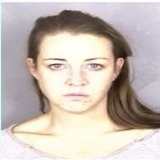
#> input picture dataset/narkoba/1 - Copy.png, 160 x 160 px; its folder holds only this picture in this run
$ python script_train.py   (older library calls are emulated)
#> lines starting #> are read from the running program, lines starting #| are printed output that depends on the picture
import os
import numpy as np
from skimage.io import imread
from skimage.color import rgb2gray
from skimage.feature import graycomatrix, graycoprops
from sklearn.preprocessing import StandardScaler, LabelEncoder
from sklearn.model_selection import train_test_split, GridSearchCV
from sklearn.neighbors import KNeighborsClassifier
from sklearn.metrics import accuracy_score, classification_report, confusion_matrix
import seaborn as sns
import matplotlib.pyplot as plt
import joblib

def extract_glcm_features(image_path):
#> called with image_path = 'dataset/narkoba/1 - Copy.png'
    image = imread(image_path)
#> image is the input picture: shape (160, 160, 3); mean R, G, B 199.1, 188.3, 180.5
    if image.ndim == 3:
        if image.shape[2] == 4:
            image = image[:, :, :3]
        image = rgb2gray(image)
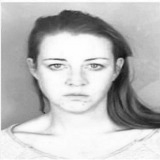
#> image: shape (160, 160) float64; min 0.069, max 1, mean 0.745
    image = (image * 255).astype(np.uint8)
    # Use single distance and angle to reduce feature dimensionality
    distances = [1]
    angles = [0]
    glcm = graycomatrix(image, distances=distances, angles=angles, levels=256, symmetric=True, normed=True)
    props = ['contrast', 'dissimilarity', 'homogeneity', 'energy', 'correlation']
    features = {}
    for prop in props:
        feat = graycoprops(glcm, prop)[0, 0]
        features[prop] = feat
#> this loop made 5 passes
#> feat on passes 1 to 5: 96.06, 4.85, 0.378, 0.0449, 0.987
#> after the loop, features = {'contrast': 96.06, 'dissimilarity': 4.85, 'homogeneity': 0.378, 'energy': 0.0449, 'correlation': 0.987}
    return features

def load_dataset():
    features = []
    labels = []
    base_path = 'dataset'
    categories = ['narkoba', 'normal']
    for category in categories:
        folder_path = os.path.join(base_path, category)
        for filename in os.listdir(folder_path):
            if filename.lower().endswith(('png', 'jpg', 'jpeg')):
                path = os.path.join(folder_path, filename)
                feat_dict = extract_glcm_features(path)
#> feat_dict has the same summary as features in extract_glcm_features
                features.append(list(feat_dict.values()))
                labels.append(category)
#> pass 2 of the loop in load_dataset, `for category in categories:`:
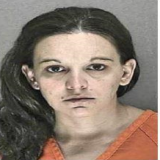
#> input picture dataset/normal/1.png, 160 x 160 px
#> in extract_glcm_features, image is the input picture: shape (160, 160, 3); mean R, G, B 136.9, 121.8, 110.1
#> in extract_glcm_features (call 2), `image = rgb2gray(image)`:
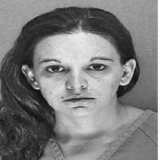
#> image: shape (160, 160) float64; min 0.0448, max 0.999, mean 0.487
#> the loop in extract_glcm_features (call 2), `for prop in props:` made 5 passes
#> feat on passes 1 to 5: 201.8, 7.24, 0.226, 0.0189, 0.968
#> after the loop in extract_glcm_features (call 2), `for prop in props:`: features = {'contrast': 201.8, 'dissimilarity': 7.24, 'homogeneity': 0.226, 'energy': 0.0189, 'correlation': 0.968}
#> feat_dict has the same summary as features in extract_glcm_features
    return np.array(features), np.array(labels)

def train_knn_and_save():
    X, y = load_dataset()
#> X = [[96.06, 4.85, 0.378, 0.0449, 0.987], [201.8, 7.24, 0.226, 0.0189, 0.968]]
    scaler = StandardScaler()
    X_scaled = scaler.fit_transform(X)
#> X_scaled = [[-1, -1, 1, 1, 1], [1, 1, -1, -1, -1]]

    le = LabelEncoder()
    y_encoded = le.fit_transform(y)
#> y_encoded = [0, 1]

    X_train, X_test, y_train, y_test = train_test_split(X_scaled, y_encoded, test_size=0.3, random_state=42)
#> X_train = [[-1, -1, 1, 1, 1]]; X_test = [[1, 1, -1, -1, -1]]; y_train = [0]; y_test = [1]

    param_grid = {'n_neighbors': list(range(1, 11))}
    grid = GridSearchCV(KNeighborsClassifier(), param_grid, cv=5)
#> (the run stopped early here; a loop or call above may not have finished)
